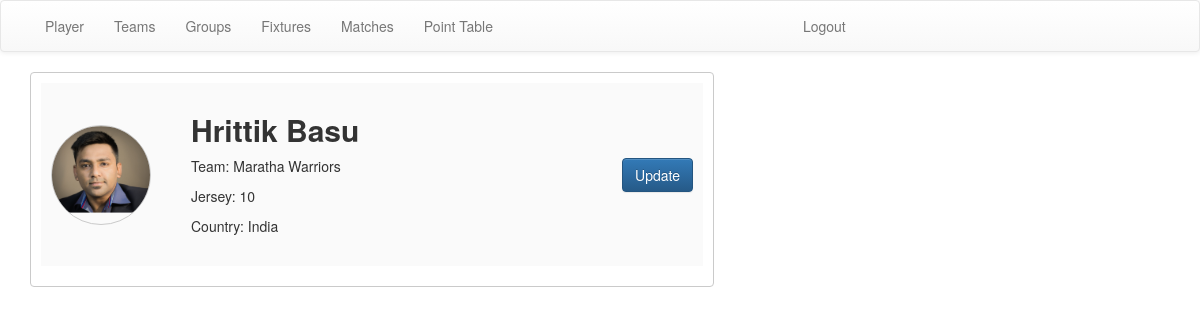
Screenshot of /players/19 (signed in) with the database file from the repository.
### manage_players/models.py (models this page shows, shortened)
class Player(models.Model):
    identifier = models.AutoField(primary_key=True)
    first_name = models.CharField(max_length=255)
    last_name = models.CharField(max_length=255)
    image_uri = models.ImageField(upload_to='media')
    jersey_number = models.CharField(max_length=3)
    country = models.CharField(max_length=50)
    team = models.ForeignKey(Team,on_delete=models.CASCADE,blank=True,null=True)

### manage_teams/models.py (models this page shows, shortened)
class Team(models.Model):
    identifier = models.AutoField(primary_key=True)
    name = models.CharField(max_length=255)
    logo_uri = models.ImageField(upload_to='media')
    state = models.CharField(max_length=20)

### manage_players/views.py (the view)
# urls.py: path('<int:pk>', views.PlayerDetailView.as_view(),name='PlayerDetail'),
class PlayerDetailView(LoginRequiredMixin,DetailView):
    model = Player
    template_name = 'manage_players/player_detail.html'

### templates/manage_players/player_detail.html
{% extends 'base.html' %}
{% block content %}
        <div class="card" style="width:60%; margin-bottom:15px;">
                        <div class="card-body">
                                <div class="card-title flex-set fixture-top">
                                        <div class="flex-set" style="margin-right:25px;">
                                                <div class="img-circle img-fixture">
                                                        <img src={{player.image_uri.url}} />
                                                </div>
                                                <ul style="list-style-type:none;">
                                                        <li>
                                                                <h2 style="margin-left:0px;font-weight:bold;">{{ player.first_name }} {{ player.last_name }}</h2>
                                                        </li>
                                                        <li>
                                                                <p class="card-text">Team: {{ player.team.name }} </p>
                                                        </li>
                                                        <li>
                                                                 <p class="card-text">Jersey: {{ player.jersey_number }} </p>
                                                        </li>
                                                        <li>
                                                                 <p class="card-text">Country: {{ player.country }} </p>
                                                        </li>
                                                </ul>
                                </div>
                                <div class="card-button flex-set" style="justify-content: center;">
                                        <a href="{% url 'PlayerUpdate'  player.identifier %}" class="btn btn-primary">Update</a>
                                </div>
                        </div>
                </div>
{% endblock %}

### templates/base.html (style rules this page uses)
.card { display: inline-block; border: 1px solid #cacaca; border-radius: 4px; padding: 10px; margin-right: 15px; }
.flex-set { display: flex; justify-content: space-between; align-items: center; }
img { width: 100%; }
.fixture-top { padding: 10px; background-color: #fafafa; margin-bottom: 10px; }
.img-fixture { width: 100px; height: 100px; overflow: hidden; display: inline-block; border: 1px solid #cacaca; }

### rows the page displays
Player: image_uri (picture), first_name "Hrittik", last_name "Basu", team.name "Maratha Warriors", jersey_number "10", country "India"
